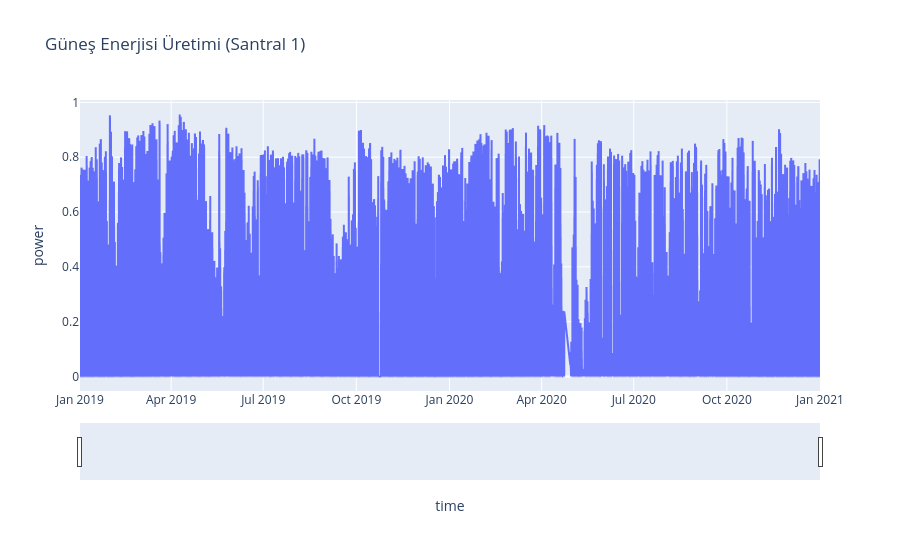

This figure's notebook cell:
### Markdown cell above
## 2. İnteraktif Zaman Serisi Grafiği

Şimdi, Plotly kullanarak enerji üretim verilerinin interaktif bir grafiğini oluşturalım. Bu, belirli dönemlere yakınlaşmamızı ve veriyi daha iyi anlamamızı sağlayacaktır.

### Code cell
fig = px.line(df, y='power', title='Güneş Enerjisi Üretimi (Santral 1)')
fig.update_xaxes(rangeslider_visible=True)
fig.show()

### Figure 1 — Plotly figure (JSON) as saved in the notebook; plotly's stock layout.template omitted (floating-point values rounded to 4 significant figures; data arrays with more than 128 entries replaced by an {"elided": "..."} marker saying what was removed)
{"data": [{"hovertemplate": "time=%{x}<br>power=%{y}<extra></extra>", "legendgroup": "", "line": {"color": "#636efa", "dash": "solid"}, "marker": {"symbol": "circle"}, "mode": "lines", "name": "", "showlegend": false, "type": "scattergl", "x": {"elided": "60168 str values"}, "xaxis": "x", "y": {"elided": "60168 float values"}, "yaxis": "y"}], "layout": {"legend": {"tracegroupgap": 0}, "title": {"text": "Güneş Enerjisi Üretimi (Santral 1)"}, "xaxis": {"anchor": "y", "domain": [0, 1], "rangeslider": {"visible": true}, "title": {"text": "time"}}, "yaxis": {"anchor": "x", "domain": [0, 1], "title": {"text": "power"}}}}
